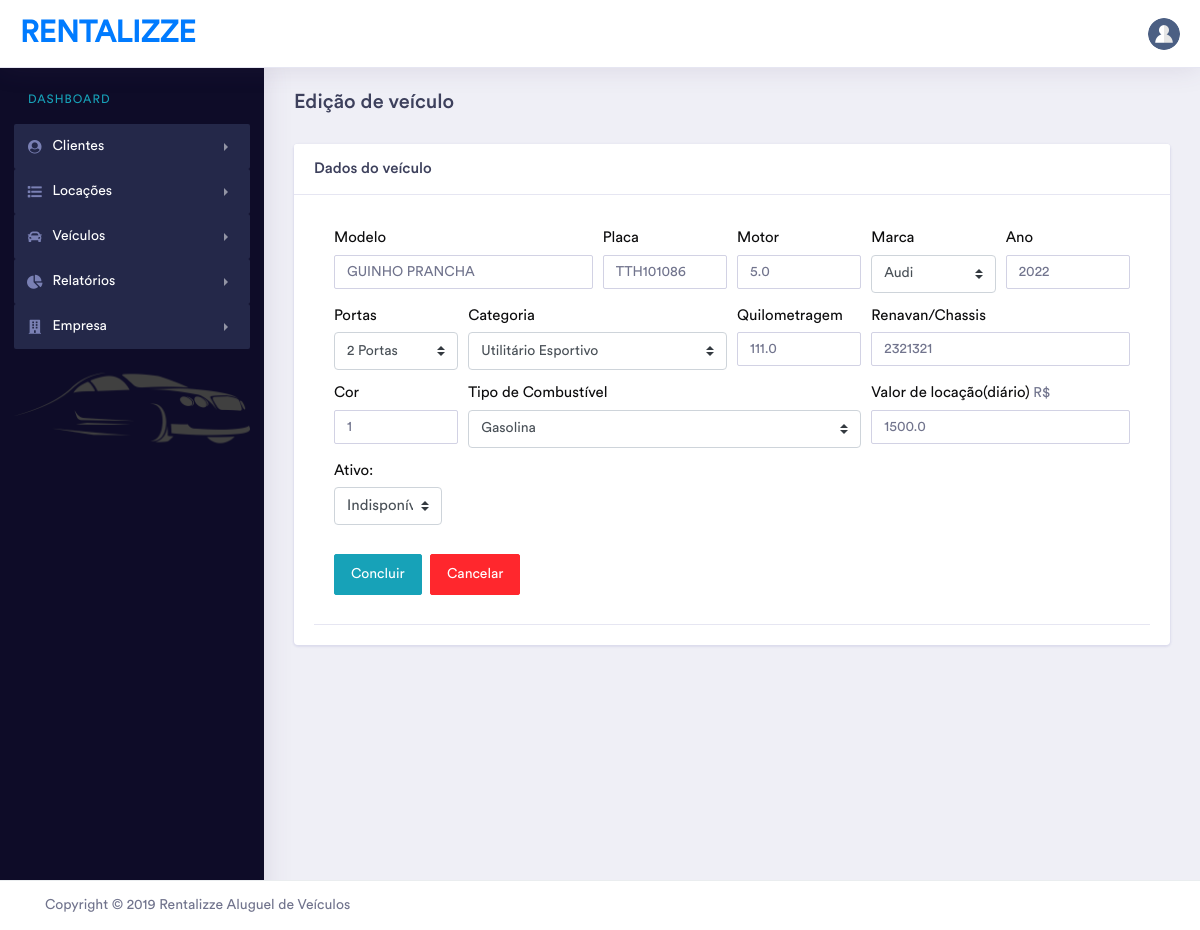
The page /editar_veiculo/1 (signed in) on the database its author committed.
### sistema/models.py (models this page shows, shortened)
class Automovel(models.Model):
    STATUS_CHOICES = (
        ('Disponível', 'Disponível'),
        ('Indisponível', 'Indisponível'),
    )
    COMBUSTIVEL_CHOICES = (
        ('Gasolina', 'Gasolina'), ('Flex', 'Flex'),
        ('Diesel', 'Diesel'), ('Híbrido/Elétrico', 'Híbrido/Elétrico'),
    )
    MARCA_CHOICES = (
        ('Mercedes - Benz', 'Mercedes - Benz'), ('Audi', 'Audi'),('BMW', 'BMW'),
        ('Volkswagen',  'Volkswagen'), ('Chevrolet', 'Chevrolet'), ('Renault', 'Renault'),
        ('Ford', 'Ford'), ('Toyota', 'Toyota'), ('Fiat', 'Fiat'), ('Hyundai', 'Hyundai'),
        ('Peugeot', 'Peugeot'), ('Lexus', 'Lexus'), ('Kia','Kia'), ('Citroën', 'Citroën'),
        ('Nissan', 'Nissan'), ('Mitsubishi', 'Mitsubishi'), ('Chery', 'Chery'),('Jeep', 'Jeep'),
    )
    CATEGORIA_CHOICES = (
        ('Utilitário Esportivo', 'Utilitário Esportivo'),
        ('Sedã', 'Sedã'), ('Conversível / Cupê', 'Conversível / Cupê'),
        ('Hatch', 'Hatch'), ('Picape', 'Picape'), ('Hibrido / Elétrico', 'Hibrido / Elétrico'),
        ('Van','Van'), ('Outro', 'Outro'),
    )
    NRO_PORTAS_AUTOMOVEL_CHOICES =(
        ('2', '2 Portas'),
        ('3', '3 Portas'),
        ('4', '4 Portas'),
        ('5', '5 Portas'), # Existe!
    )
    placa_automovel = models.CharField(max_length=15, unique=True,
                                       error_messages={'unique':"Já há um automóvel com esta placa!"})
    cor_automovel = models.CharField(max_length=20)
    nro_portas_automovel = models.CharField(max_length=10, choices=NRO_PORTAS_AUTOMOVEL_CHOICES)
    tipo_combustivel_automovel = models.CharField(max_length=50, choices=COMBUSTIVEL_CHOICES)
    quilometragem_automovel = models.FloatField()
    renavam_automovel = models.CharField(max_length=20, unique=True)
    valor_locacao = models.FloatField()
    motor = models.CharField(max_length=3)
    marca = models.CharField(choices=MARCA_CHOICES, max_length=50)
    modelo = models.CharField(max_length=200)
    ano = models.PositiveIntegerField()
    criado_em = models.DateTimeField(auto_now=True)
    categoria = models.CharField(choices=CATEGORIA_CHOICES, max_length=50)
    modificacado_em = models.DateTimeField(auto_now_add=True)
    status = models.CharField(max_length=12, choices=STATUS_CHOICES, default='Disponível')

### sistema/views.py (the view)
# urls.py: path('editar_veiculo/<id>', views.editar_veiculo, name='editar_veiculo'),
@login_required
def editar_veiculo(request, id):
    automovel = Automovel.objects.get(id=id)
    form = AutomovelForm(request.POST or None, instance=automovel)
    if form.is_valid():
        form.save()
        messages.success(request, "Veiculo modificado com sucesso!")
        return redirect(listar_veiculos)
    return render(request, 'sistema/editar_veiculo.html', {'form': form})

### sistema/forms.py
class AutomovelForm(forms.ModelForm):
    ano = forms.IntegerField(widget=forms.NumberInput(attrs={'min': 1900}))
    motor = forms.FloatField(widget=forms.NumberInput(attrs={'min':'0.6','max':'6.8'}))
    class Meta:
        model = Automovel
        exclude = ('criado_em', 'modificado_em',)
    def __init__(self, *args, **kwargs):
        for l in self.base_fields:
            self.base_fields[l].widget.attrs['class'] = 'form-control'
            self.base_fields[l].widget.attrs['onkeyup'] = 'this.value=this.value.toUpperCase()'
        super(AutomovelForm, self).__init__(*args, **kwargs)

### templatetags/tags.py (called while the page is built)
@register.filter(name='addclass')
def addclass(value, arg):
    return value.as_widget(attrs={'class': arg})

### templates/sistema/editar_veiculo.html (shortened to what this page needs)
{% extends 'sistema/base.html' %}
{% load tags %}
{% block conteudo_janela %}
    <div class="row">
        <div class="col-xl-12 col-lg-12 col-md-12 col-sm-12 col-12">
            <div class="page-header">
                <h3 class="mb-2">Edição de veículo</h3>
            </div>
        </div>
    </div>
    <div class="row">
        <div class="col-12">
            <div class="card">
                <h5 class="card-header">Dados do veículo</h5>
                <div class="card-body">
                    <form class="card-header" method="post">
                        <div class="form-row">
                            <div class="form-group col-md-4">
                                <label for="modelo_carro">Modelo</label>
                                {{ form.modelo }}
                            </div>
                            <div class="form-group col-md">
                                <label for="placa_carro">Placa</label>
                                {{ form.placa_automovel }}
                            </div>
                            <div class="form-group col-md">
                                <label for="motor">Motor</label>
                                {{ form.motor }}
                            </div>
                            <div class="form-group col-md-2">
                                <label>Marca</label>
                                {{ form.marca | addclass:'custom-select' }}
                            </div>
                            <div class="form-group col-md">
                                <label for="cnhvalidade_cliente">Ano</label>
                                {{ form.ano }}
                            </div>
                        </div>
                        <div class="form-row">
                            <div class="form-group col-md-2">
                                <label for="cnhvalidade_cliente">Portas</label>
                                {{ form.nro_portas_automovel | addclass:'custom-select' }}
                            </div>
                            <div class="form-group col-md-4">
                                <label for="cnhvalidade_cliente">Categoria</label>
                                {{ form.categoria | addclass:'custom-select'  }}
                            </div>
                            <div class="form-group col-md-2">
                                <label for="cor_veiculo">Quilometragem</label>
                                {{ form.quilometragem_automovel }}
                            </div>
                            <div class="form-group col-md">
                                <label for="cnh_cliente">Renavan/Chassis</label>
                                {{ form.renavam_automovel }}
                            </div>
                        </div>
                        <div class="form-row">
                            <div class="form-group col-md-2">
                                <label for="cor_veiculo">Cor</label>
                                {{ form.cor_automovel }}
                            </div>
                            <div class="form-group col-md-6">
                                <label for="tipo_combustivel_automovel">Tipo de Combustível</label>
                                {{ form.tipo_combustivel_automovel | addclass:'custom-select'  }}
                            </div>
                            <div class="form-group col-md-4">
                                <label for="valor_locacao">Valor de locação(diário)</label>
                                R${{ form.valor_locacao }}
                            </div>
                        </div>
                        <div class="form-row">
                            <div class="form-group col-md-2">
                                <label>Ativo: </label>
                                <label class=" custom-control-inline">
                                    {{ form.status | addclass:'custom-select' }}
                                </label>
                            </div>
                        </div>
                        <div class="form-group row text-left">
                            <div class="col col-sm-10 col-lg-9 offset-sm-1 offset-lg-0">
                                <button type="submit" class="btn btn-space btn-primary">Concluir</button>
                                <a href="{% url 'listar_veiculos' %}" class="btn btn-space btn-secondary">Cancelar</a>
                            </div>
                        </div>
                    </form>
                </div>
            </div>
        </div>
    </div>
{% endblock %}

### rows shown on the page
Automovel: modelo "GUINHO PRANCHA", placa_automovel "TTH101086", motor "5.0", marca "Audi", ano "2022", nro_portas_automovel "2 Portas", categoria "Utilitário Esportivo", quilometragem_automovel "111.0", renavam_automovel "2321321", cor_automovel "1", tipo_combustivel_automovel "Gasolina", valor_locacao "1500.0", status "Indisponível"
